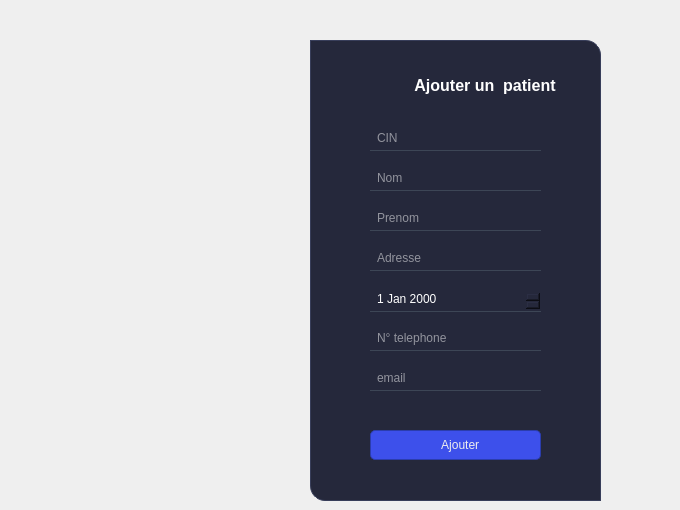
     <widget class="QWidget" name="page_3">
      <widget class="QFrame" name="frame_5">
       <property name="geometry">
        <rect>
         <x>310</x>
         <y>40</y>
         <width>291</width>
         <height>461</height>
        </rect>
       </property>
       <property name="styleSheet">
        <string notr="true">QFrame{
background-color:#25283b;

border-top-right-radius:15px;
border-bottom-left-radius:15px;
border:1px solid  rgb(56, 62, 90);
}
</string>
       </property>
       <property name="frameShape">
        <enum>QFrame::StyledPanel</enum>
       </property>
       <property name="frameShadow">
        <enum>QFrame::Raised</enum>
       </property>
       <widget class="QLineEdit" name="lineEdit_3">
        <property name="geometry">
         <rect>
          <x>60</x>
          <y>90</y>
          <width>171</width>
          <height>21</height>
         </rect>
        </property>
        <property name="styleSheet">
         <string notr="true">QLineEdit{
background-color:#25283b;
border-radius:none;
border-bottom:1px solid rgb(61, 70, 86);
color:rgb(255, 255, 255);
padding:0 0 4px 5px;
}
QLineEdit:focus{
border-bottom:1px solid #3d50eb;
}</string>
        </property>
        <property name="placeholderText">
         <string>CIN</string>
        </property>
       </widget>
       <widget class="QLineEdit" name="lineEdit_4">
        <property name="geometry">
         <rect>
          <x>60</x>
          <y>130</y>
          <width>171</width>
          <height>21</height>
         </rect>
        </property>
        <property name="styleSheet">
         <string notr="true">QLineEdit{
background-color:#25283b;
border-radius:none;
border-bottom:1px solid rgb(61, 70, 86);
color:rgb(255, 255, 255);
padding:0 0 4px 5px;
}
QLineEdit:focus{
border-bottom:1px solid #3d50eb;
}</string>
        </property>
        <property name="placeholderText">
         <string>Nom</string>
        </property>
       </widget>
       <widget class="QLineEdit" name="lineEdit_5">
        <property name="geometry">
         <rect>
          <x>60</x>
          <y>170</y>
          <width>171</width>
          <height>21</height>
         </rect>
        </property>
        <property name="styleSheet">
         <string notr="true">QLineEdit{
background-color:#25283b;
border-radius:none;
border-bottom:1px solid rgb(61, 70, 86);
color:rgb(255, 255, 255);
padding:0 0 4px 5px;
}
QLineEdit:focus{
border-bottom:1px solid #3d50eb;
}</string>
        </property>
        <property name="placeholderText">
         <string>Prenom</string>
        </property>
       </widget>
       <widget class="QLineEdit" name="lineEdit_6">
        <property name="geometry">
         <rect>
          <x>60</x>
          <y>210</y>
          <width>171</width>
          <height>21</height>
         </rect>
        </property>
        <property name="styleSheet">
         <string notr="true">QLineEdit{
background-color:#25283b;
border-radius:none;
border-bottom:1px solid rgb(61, 70, 86);
color:rgb(255, 255, 255);
padding:0 0 4px 5px;
}
QLineEdit:focus{
border-bottom:1px solid #3d50eb;
}</string>
        </property>
        <property name="placeholderText">
         <string>Adresse</string>
        </property>
       </widget>
       <widget class="QLineEdit" name="lineEdit_24">
        <property name="geometry">
         <rect>
          <x>60</x>
          <y>290</y>
          <width>171</width>
          <height>21</height>
         </rect>
        </property>
        <property name="styleSheet">
         <string notr="true">QLineEdit{
background-color:#25283b;
border-radius:none;
border-bottom:1px solid rgb(61, 70, 86);
color:rgb(255, 255, 255);
padding:0 0 4px 5px;
}
QLineEdit:focus{
border-bottom:1px solid #3d50eb;
}</string>
        </property>
        <property name="placeholderText">
         <string>N° telephone</string>
        </property>
       </widget>
       <widget class="QLineEdit" name="lineEdit_25">
        <property name="geometry">
         <rect>
          <x>60</x>
          <y>330</y>
          <width>171</width>
          <height>21</height>
         </rect>
        </property>
        <property name="styleSheet">
         <string notr="true">QLineEdit{
background-color:#25283b;
border-radius:none;
border-bottom:1px solid rgb(61, 70, 86);
color:rgb(255, 255, 255);
padding:0 0 4px 5px;
}
QLineEdit:focus{
border-bottom:1px solid #3d50eb;
}</string>
        </property>
        <property name="placeholderText">
         <string>email</string>
        </property>
       </widget>
       <widget class="QDateEdit" name="dateEdit">
        <property name="geometry">
         <rect>
          <x>60</x>
          <y>250</y>
          <width>171</width>
          <height>22</height>
         </rect>
        </property>
        <property name="styleSheet">
         <string notr="true">QDateEdit{
background-color:#25283b;
border-radius:none;
border-bottom:1px solid rgb(61, 70, 86);
color:rgb(255, 255, 255);
padding:0 0 4px 5px;
}
QDateEdit:focus{
border-bottom:1px solid #3d50eb;
}</string>
        </property>
       </widget>
      </widget>
      <widget class="QPushButton" name="pushButton_5">
       <property name="geometry">
        <rect>
         <x>370</x>
         <y>430</y>
         <width>171</width>
         <height>30</height>
        </rect>
       </property>
       <property name="minimumSize">
        <size>
         <width>150</width>
         <height>30</height>
        </size>
       </property>
       <property name="font">
        <font>
         <family>Segoe UI</family>
         <pointsize>9</pointsize>
        </font>
       </property>
       <property name="cursor">
        <cursorShape>PointingHandCursor</cursorShape>
       </property>
       <property name="styleSheet">
        <string notr="true">QPushButton {
	border: 1px solid rgb(43, 61, 173);
color:rgb(238, 238, 238);
	border-radius: 5px;	
	background-color: #3d50eb;
}
QPushButton:hover {
color:rgb(255, 255, 255);
		background-color: #3d50eb;
		border: 1px solid rgb(55, 74, 213);
}
QPushButton:pressed {	
	background-color: #3d50eb;
	border: 2px solid rgb(43, 50, 61);
}</string>
       </property>
       <property name="text">
        <string>   Ajouter</string>
       </property>
       <property name="icon">
        <iconset>
         <normaloff>../health-app/icons/16x16/cil-folder-open.png</normaloff>../health-app/icons/16x16/cil-folder-open.png</iconset>
       </property>
      </widget>
      <widget class="QLabel" name="labelBoxBlenderInstalation_4">
       <property name="geometry">
        <rect>
         <x>60</x>
         <y>70</y>
         <width>611</width>
         <height>31</height>
        </rect>
       </property>
       <property name="font">
        <font>
         <family>Segoe UI</family>
         <pointsize>12</pointsize>
         <weight>75</weight>
         <bold>true</bold>
        </font>
       </property>
       <property name="styleSheet">
        <string notr="true">color:rgb(255, 255, 255);
background-color: transparent;
</string>
       </property>
       <property name="text">
        <string>                                                                                Ajouter un  patient</string>
       </property>
      </widget>
     </widget>
